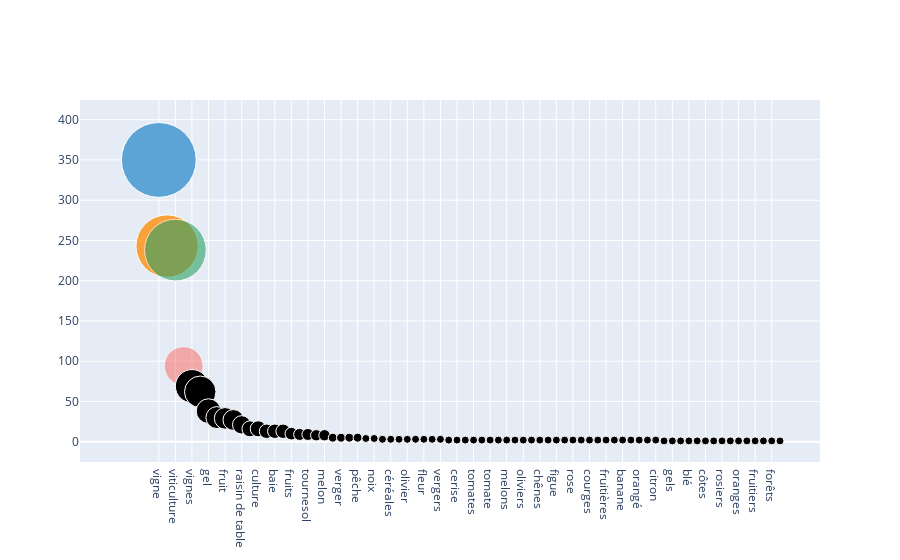

The code cell stored with this chart in its notebook:
### Code cell
import plotly.graph_objects as go

features = list(dico.values()) 
true_labels = list(dico.keys())

fig = go.Figure(data=[go.Scatter(
    x=true_labels, y=features,
    mode='markers',
    marker=dict(
        color=['rgb(93, 164, 214)', 'rgb(255, 144, 14)',
               'rgb(44, 160, 101)', 'rgb(255, 65, 54)'],
        opacity=[1, 0.8, 0.6, 0.4],
        size=features,
        sizemode='area',
        sizeref=2.*max(size)/(40.**2),
        sizemin=4
    )
)])

fig.show()

### Figure 1 — Plotly figure (JSON) as saved in the notebook; plotly's stock layout.template omitted (floating-point values rounded to 4 significant figures)
{"data": [{"marker": {"color": ["rgb(93, 164, 214)", "rgb(255, 144, 14)", "rgb(44, 160, 101)", "rgb(255, 65, 54)"], "opacity": [1, 0.8, 0.6, 0.4], "size": [350, 243, 238, 94, 69, 62, 38, 30, 29, 27, 21, 16, 16, 13, 13, 13, 10, 9, 9, 8, 8, 5, 5, 5, 5, 4, 4, 3, 3, 3, 3, 3, 3, 3, 3, 2, 2, 2, 2, 2, 2, 2, 2, 2, 2, 2, 2, 2, 2, 2, 2, 2, 2, 2, 2, 2, 2, 2, 2, 2, 2, 1, 1, 1, 1, 1, 1, 1, 1, 1, 1, 1, 1, 1, 1, 1], "sizemin": 4, "sizemode": "area", "sizeref": 0.125}, "mode": "markers", "type": "scatter", "x": ["vigne", "baies", "viticulture", "cultures", "vignes", "pois", "gel", "soleil", "fruit", "semences", "raisin de table", "vins", "culture", "vin", "baie", "fleurs", "fruits", "jachères", "tournesol", "côte", "melon", "noyers", "verger", "raisin", "pêche", "agrumes", "noix", "céréales à paille", "céréales", "jachère", "olivier", "zones non agricoles", "fleur", "pailles", "vergers", "poire", "cerise", "laurier", "tomates", "mangue", "tomate", "légumes", "melons", "amandiers", "oliviers", "goyave", "chênes", "arbres fruitiers", "figue", "roses", "rose", "abricot", "courges", "poivrons", "fruitières", "fruits tropicale", "banane", "pêchers", "orangé", "ananas", "citron", "orange", "gels", "marron", "blé", "noisette", "côtes", "chênaies", "rosiers", "poirier", "oranges", "noyer", "fruitiers", "raisins", "forêts", "chêne"], "y": [350, 243, 238, 94, 69, 62, 38, 30, 29, 27, 21, 16, 16, 13, 13, 13, 10, 9, 9, 8, 8, 5, 5, 5, 5, 4, 4, 3, 3, 3, 3, 3, 3, 3, 3, 2, 2, 2, 2, 2, 2, 2, 2, 2, 2, 2, 2, 2, 2, 2, 2, 2, 2, 2, 2, 2, 2, 2, 2, 2, 2, 1, 1, 1, 1, 1, 1, 1, 1, 1, 1, 1, 1, 1, 1, 1]}], "layout": {}}
